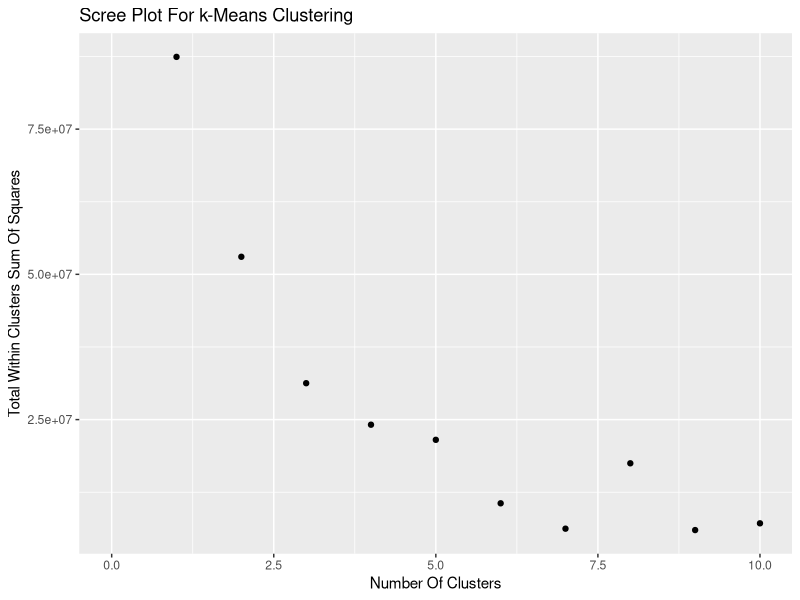
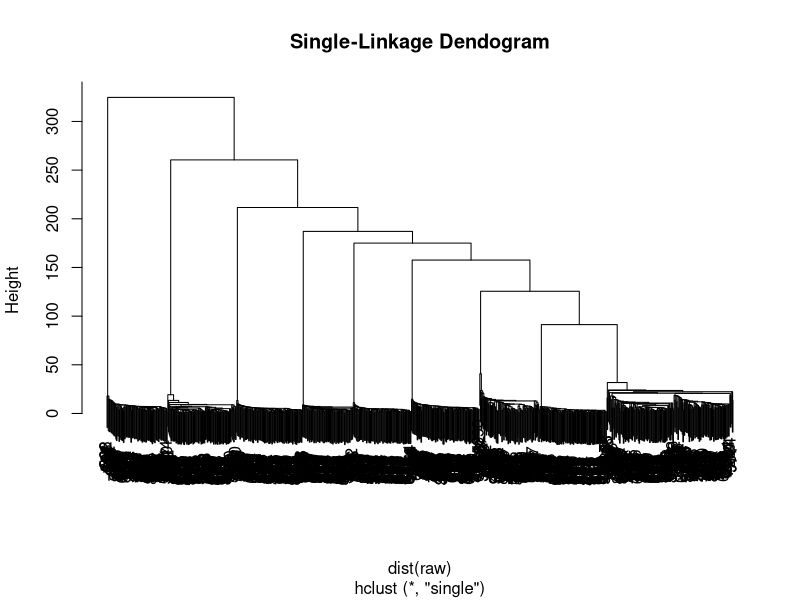
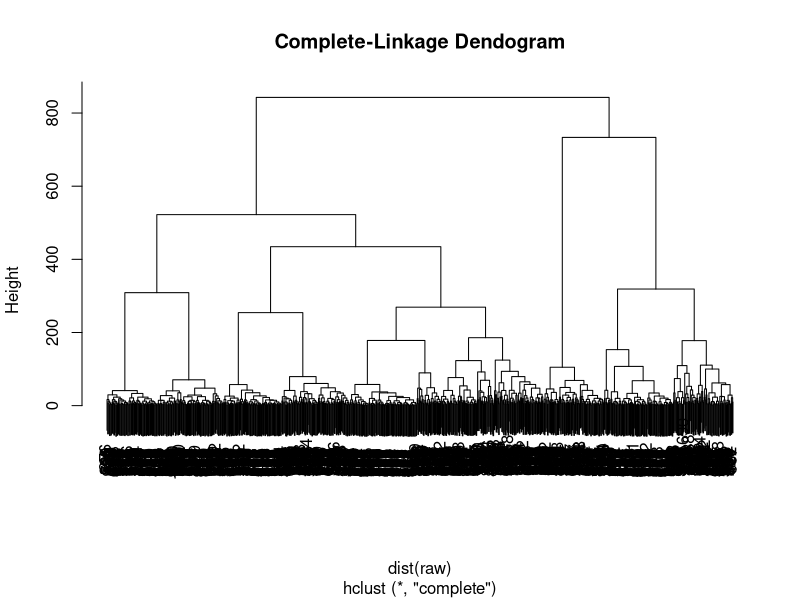
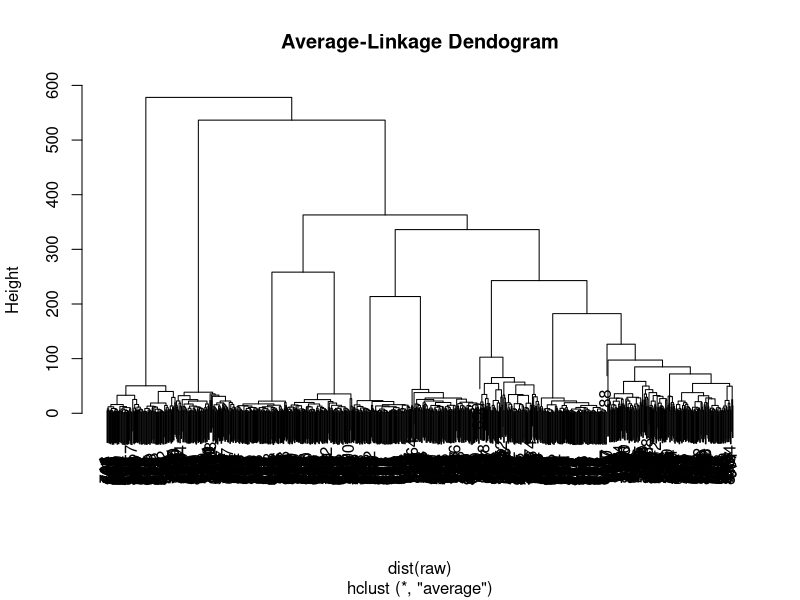

Recreate these plots in R, in order.
## ---- chunk 1
knitr::opts_chunk$set(echo = FALSE)
library(tidyverse)
library(mvtnorm)
set.seed(12345)
## ---- chunk 2

# load data
raw <- read.table("ClusterSet1.txt")

sto <- rep(0, 10)
for(i in 1:10){
  sto[i] <- kmeans(x = raw, centers = i, iter.max = 100)$tot.withinss
}

ggplot() +
  geom_point(mapping = aes(x = 1:10, y = sto)) +
  ggtitle("Scree Plot For k-Means Clustering") +
  xlab("Number Of Clusters") +
  ylab("Total Within Clusters Sum Of Squares") +
  xlim(0, 10) +
  ylim(min(sto), max(sto))

## ---- chunk 3

kmeans(x = raw, centers = 6, iter.max = 100)$centers

## ---- chunk 4


## expectation step
## find probability of each cluster for each point
E.step <- function(X, phi, N) {
  
  h <-
    with(phi, do.call(cbind,
                      lapply(1:N, function(i)
                        dmvnorm(X, mu[[i]], sig[[i]]))))
  
  return(h/rowSums(h))  #Normalize
  
}

## maximization step
## given the probability of each cluster for each point
## find the values of mu, sigma, and alpha that maximize likelihood
M.step <- function(X, h, N) {
  
  covs <- lapply(1:N, function(i) cov.wt(X, h[,i]))
  mu <- lapply(covs, "[[", "center")
  sig <- lapply(covs, "[[", "cov")
  alpha <- colMeans(h)
  
  return(list(mu = mu, sig = sig, alpha = alpha))
  
}

## log.likelihood
## given points and parameters, how well does model fit
## also gives terminating condition 
## stop if don't improve much
log.like <- function(X, phi, N) {
  
  probs <- 
    with(phi, do.call(cbind,
                      lapply(1:N, function(i)
                        alpha[i] * dmvnorm(X, mu[[i]], sig[[i]]))))
  
  return(sum(log(rowSums(probs))))
  
}

## main program
## X = dataset
## N = number of clusters
## Terminate if log.like(t-1) - log.like(t) is below a threshold
run.em <- function(X, N, max.iter = 30) {
  
  # get initial estimates of means and covariances for each cluster
  # randomly sample 30 points and build estimates
  # covs is list of lists
  # first list is list of first cluster information
  # etc
  covs <- replicate(N, list(cov.wt(X[sample(nrow(X), 30),])))
  
  # list of cluster means
  mu <- lapply(covs, "[[", "center")
  
  # list of cluster variances
  sig <- lapply(covs, "[[", "cov")
  
  # weights
  alpha <- rep(1 / N, N)
  
  # list of lists of parameters for each cluster
  phi <<- list(mu = mu, sig = sig, alpha = alpha)
  
  # repeat until convergence or maximum iterations reached
  for(i in 1:max.iter) {
    
    oldphi <- phi
    # e step
    h <<- E.step(X, phi, N)
    # m step
    phi <<- M.step(X, h, N)
    
    # check for convergence with log-likelihood
    if((log.like(X, phi, N) - log.like(X, oldphi, N)) < 0.01)
      break
  }
  
  # return cluster information
  return(phi)
  
}

## ---- chunk 5

x <- run.em(X = raw, N = 6, max.iter = 100)$mu
# unpack into matrix
em_means <- x[[1]]
if(length(x) > 1){
  for(i in 2:length(x)){
    em_means <- rbind(em_means, x[[i]])
  }
}
em_means
kmeans(x = raw, centers = 6, iter.max = 100)$centers

## ---- chunk 6

plot(hclust(dist(raw), method = "single"), main = "Single-Linkage Dendogram")
plot(hclust(dist(raw), method = "complete"), main = "Complete-Linkage Dendogram")
plot(hclust(dist(raw), method = "average"), main = "Average-Linkage Dendogram")

## ---- chunk 7

raw <- read.table("ClusterSet2.txt")

